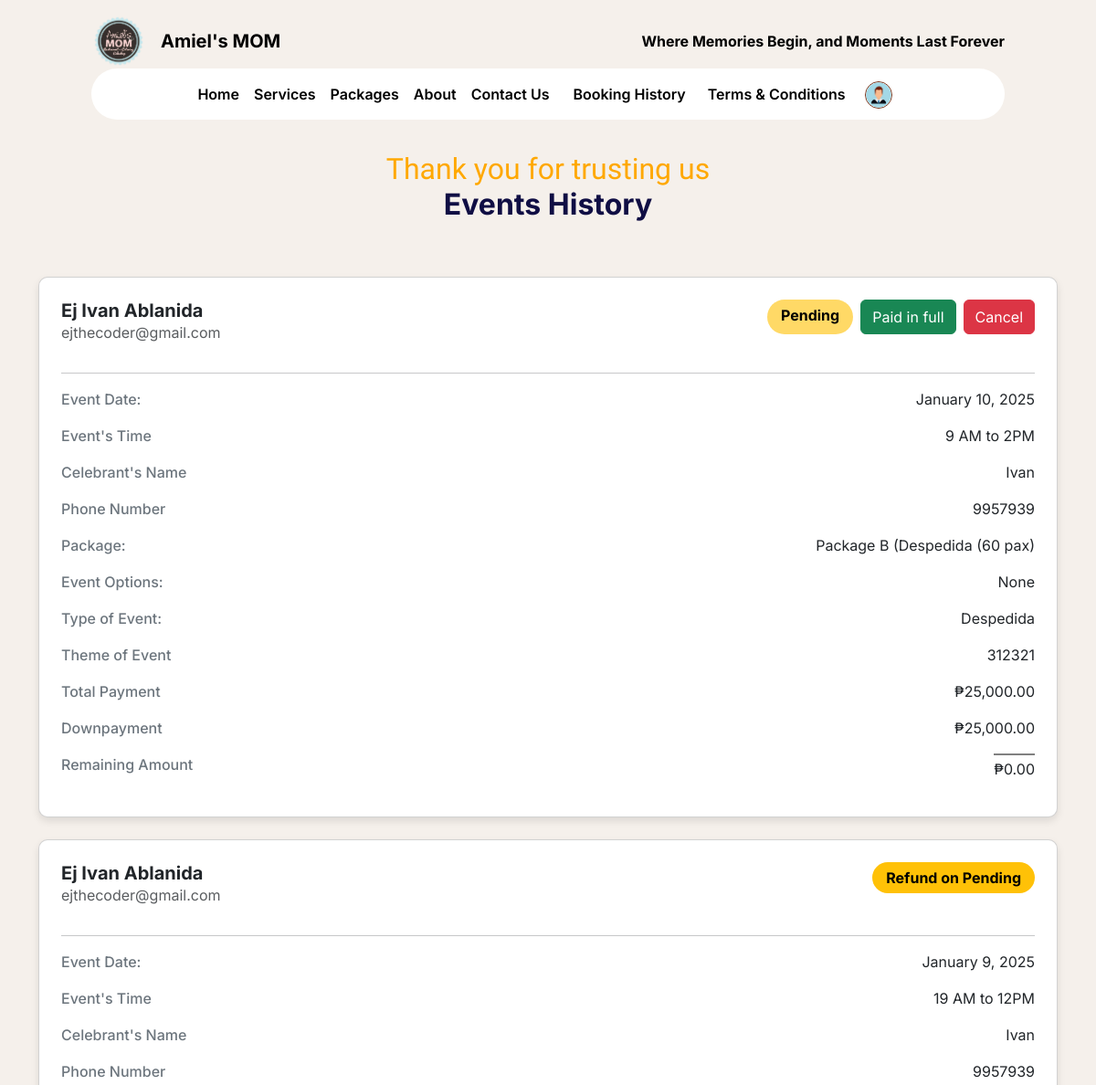
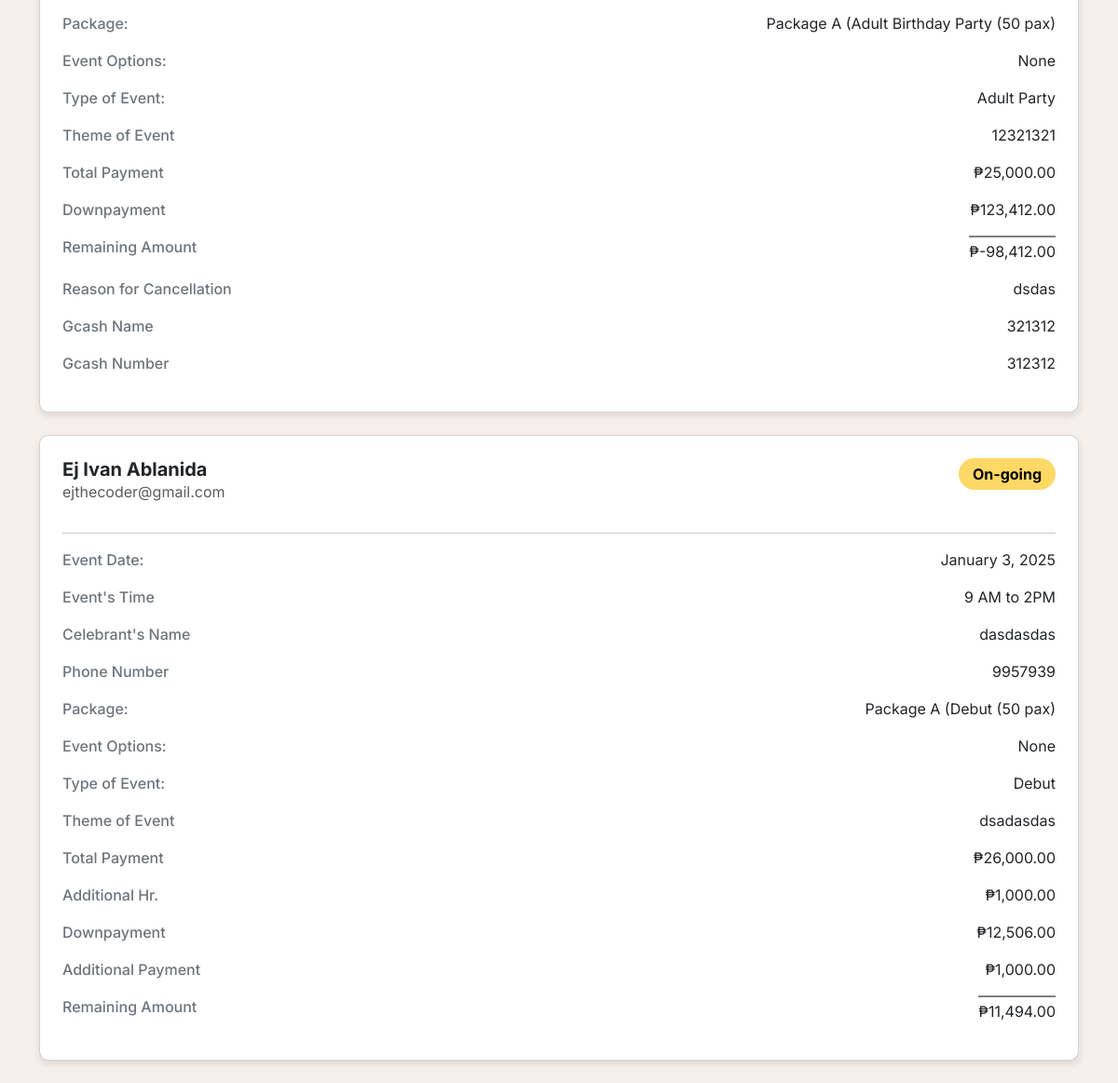
/features/users/web/history.php (signed in), run on the app's committed database (2 pictures, top to bottom).
### tables this page shows
CREATE TABLE `booking` (
  `id` int(11) NOT NULL,
  `status` enum('To-pay','Pending','Waiting','On-going','Finished','Cancel-pending','Cancel','Update-payment','resched') NOT NULL,
  `full_name` varchar(255) NOT NULL,
  `celebrants_name` varchar(255) DEFAULT NULL,
  `email` varchar(255) NOT NULL,
  `phone_number` varchar(15) DEFAULT NULL,
  `events_date` varchar(255) DEFAULT NULL,
  `guest_count` int(11) DEFAULT NULL,
  `event_duration` int(11) DEFAULT NULL,
  `event_starttime` int(11) DEFAULT NULL,
  `event_endtime` int(11) DEFAULT NULL,
  `event_type` varchar(255) DEFAULT NULL,
  `event_package` varchar(255) DEFAULT NULL,
  `event_options` text DEFAULT NULL,
  `cost` decimal(10,2) DEFAULT 0.00,
  `cancel_reason` text DEFAULT NULL,
  `payment_image` varchar(255) DEFAULT NULL,
  `reference_no` varchar(100) DEFAULT NULL,
  `payment_amount` decimal(10,2) NOT NULL,
  `status_paid` tinyint(1) DEFAULT 0,
  `beef_dish` varchar(255) DEFAULT NULL,
  `pork_dish` varchar(255) DEFAULT NULL,
  `chicken_dish` varchar(255) DEFAULT NULL,
  `pasta_dish` varchar(255) DEFAULT NULL,
  `dessert_dish` varchar(255) DEFAULT NULL,
  `fish_dish` varchar(255) DEFAULT NULL,
  `drinks_dish` varchar(255) DEFAULT NULL,
  `created_at` datetime DEFAULT current_timestamp(),
  `gcash_name` varchar(255) NOT NULL,
  `gcash_number` varchar(20) NOT NULL,
  `review_status` int(11) DEFAULT 0,
  `second_payment_amount` decimal(10,2) NOT NULL DEFAULT 0.00,
  `second_reference_no` int(11) DEFAULT NULL,
  `second_payment_image` varchar(255) DEFAULT NULL,
  `add_pax` int(11) NOT NULL DEFAULT 0,
  `corkage_fee` tinyint(1) NOT NULL DEFAULT 0,
  `theme` varchar(255) NOT NULL,
  `refund_status` enum('full-refund','half-refund','no-refund') DEFAULT NULL,
  `refunded_amount` decimal(10,2) DEFAULT 0.00,
  `cancel_time` timestamp NULL DEFAULT NULL,
  `add_extend` int(11) DEFAULT 0,
  `payment_method` varchar(10) DEFAULT NULL,
  `add_payment` decimal(10,2) DEFAULT 0.00
);

### features/users/web/history.php (the view, shortened to what this page needs)
<?php
    require '../../../db.php';
    $email = $_SESSION['email'];
    $sql = "SELECT * FROM booking WHERE email = ? ORDER BY id DESC";
    $stmt = $conn->prepare($sql);
    $stmt->bind_param("s", $email);
    $stmt->execute();
    $result = $stmt->get_result();
    $bookings = [];
    while ($row = $result->fetch_assoc()) {
        $bookings[] = $row;
    }
?>
<!DOCTYPE html>
<html lang="en">
<head>
    <link href="https://cdn.jsdelivr.net/npm/bootstrap@5.3.3/dist/css/bootstrap.min.css" rel="stylesheet">
    <link rel="stylesheet" href="../css/appointment.css">
    <link href="https://cdn.jsdelivr.net/npm/fullcalendar@6.1.8/index.global.min.css" rel="stylesheet">
    <link href="https://cdnjs.cloudflare.com/ajax/libs/font-awesome/6.0.0-beta3/css/all.min.css" rel="stylesheet">
</head>
<body>
<div class="navbar-container">
        <div class="col-10 col-md-10">
        <div class="d-flex justify-content-between">
                        <div class="d-flex gap-3">
                            <img src="../../../assets/logo.png" alt="Logo" style="width: 60px; height: 60px;">
                            <h5 class="text-black d-flex align-items-center fw-bold mb-0">Amiel's MOM</h5>
                        </div>
                        <div class="d-flex align-items-center">
                        <p class="mb-0 text-black fw-bold w-100 d-flex">Where Memories Begin, and Moments Last Forever</p>
                        </div>
                    </div>
                <nav class="navbar navbar-expand-lg navbar-light">
                    <div class="container">
                        <div class="collapse navbar-collapse justify-content-center align-items-center" id="navbarNav">
                            <ul class="navbar-nav d-flex align-items-center ">
                                <li class="nav-item">
                                    <a class="nav-link" href="../../../index.php">Home</a>
                                </li>
                                <li class="nav-item">
                                    <a class="nav-link" href="../../../index.php#our-services">Services</a>
                                </li>
                                <li class="nav-item">
                                    <a class="nav-link" href="packages.php">Packages</a>
                                </li>
                                <li class="nav-item">
                                    <a class="nav-link" href="about-us.php">About</a>
                                </li>
                                <li class="nav-item">
                                    <a class="nav-link" href="contact_us.php">Contact Us</a>
                                </li>
                                <div class="d-flex gap-2 navbar-btn">
                                <?php if ($email): ?>
                                <li class="nav-item">
                                    <a class="nav-link" href="history.php">Booking History</a>
                                </li>
                                <li class="nav-item">
                                    <a class="nav-link" href="terms_condition.php">Terms & Conditions</a>
                                </li>
                                <div class="dropdown second-dropdown d-flex align-items-center">
                                <button class="btn" type="button" id="dropdownMenuButton2"
                                        data-bs-toggle="dropdown" aria-expanded="false" style="padding: 0; margin-top: 2px;">
                                    <img src="../../../assets/profile/user.png" alt="Profile Image" class="profile" style="width: 30px; height: 30px; margin-left: 5px; margin-right: 5px;">
                                </button>
                            </div>
                        <?php endif; ?>
                            </div>
                            </ul>
                        </div>
                    </div>
                </nav>
        </div>
    </div>
    <section class="body">
    <p class="calendar-title text-center mb-0">Thank you for trusting us</p>
    <h3 class="text-center calendar-h3">Events History</h3>
    <div class="container">
    <?php if (!empty($bookings)): ?>
    <?php foreach ($bookings as $booking): ?>
        <div class="card p-4 mb-4">
            <div class="d-flex justify-content-between align-items-start mb-3">
                <div>
                    <h5 class="card-title mb-0"><?php echo htmlspecialchars($booking['full_name']); ?></h5>
                    <p class="card-text text-muted"><?php echo htmlspecialchars($booking['email']); ?></p>
                </div>
                <div class="d-flex gap-2">
                    <span class="status-badge <?php echo strtolower($booking['status']) === 'cancel' ? 'bg-danger text-white' : (strtolower($booking['status']) === 'cancel-pending' ? 'bg-warning text-black text-bold' : ''); ?>">
                        <?php echo strtolower($booking['status']) === 'cancel' ? 'Cancelled' : (strtolower($booking['status']) === 'cancel-pending' ? 'Refund on Pending' : htmlspecialchars($booking['status'])); ?>
                    </span>
                    <?php if ($booking['status'] === 'Pending' || $booking['status'] === 'Waiting'): ?>
                        <?php
                        $cost = $booking['cost'];
                        $min_payment = $cost * 0.5;
                        $payment_amount = $booking['payment_amount'];
                        ?>
                         <?php if ($payment_amount < $min_payment): ?>
                            <span class="btn btn-success">Paid half</span>
                        <?php elseif ($payment_amount == $cost): ?>
                            <span class="btn btn-success">Paid in full</span>
                        <?php else: ?>
                            <button type="button" class="btn btn-primary" data-bs-toggle="modal" data-bs-target="#payInFullModal-<?php echo $booking['id']; ?>">
                                Pay in full
                            </button>
                        <?php endif; ?>
                         <button type="button" class="btn btn-danger" data-bs-toggle="modal" data-bs-target="#cancelModal-<?php echo $booking['id']; ?>">
                                Cancel
                            </button>
                    <?php endif; ?>
                </div>
            </div>
            <hr>
            <div class="card-body p-0">
                <div class="d-flex justify-content-between">
                        <p class="mb-1"><span class="info-label">Event Date:</span></p>
                        <p><?php echo (new DateTime($booking['events_date']))->format('F j, Y'); ?></p>
                    </div>
                <div class="d-flex justify-content-between">
                    <p class="mb-1"><span class="info-label">Event's Time</span></p>
                    <p><?php echo htmlspecialchars($booking['event_starttime']); ?> AM to <?php echo htmlspecialchars($booking['event_endtime']); ?>PM</p>
                </div>
                <div class="d-flex justify-content-between">
                    <p class="mb-1"><span class="info-label">Celebrant's Name</span></p>
                    <p><?php echo htmlspecialchars($booking['celebrants_name']); ?></p>
                </div>
                <div class="d-flex justify-content-between">
                    <p class="mb-1"><span class="info-label">Phone Number</span></p>
                    <p><?php echo htmlspecialchars($booking['phone_number']); ?></p>
                </div>
                <div class="d-flex justify-content-between">
                    <p class="mb-1"><span class="info-label">Package:</span></p>
                    <p><?php echo htmlspecialchars($booking['event_package']); ?></p>
                </div>
                <div class="d-flex justify-content-between">
                    <p class="mb-1"><span class="info-label">Event Options:</span></p>
                    <p><?php echo htmlspecialchars($booking['event_options']); ?></p>
                </div>
                <div class="d-flex justify-content-between">
                    <p class="mb-1"><span class="info-label">Type of Event:</span></p>
                    <p><?php echo htmlspecialchars($booking['event_type']); ?></p>
                </div>
                <div class="d-flex justify-content-between">
                    <p class="mb-1"><span class="info-label">Theme of Event</span></p>
                    <p><?php echo htmlspecialchars($booking['theme']); ?></p>
                </div>
                <div class="d-flex justify-content-between">
                    <p class="mb-1"><span class="info-label">Total Payment</span></p>
                    <p>₱<?php echo number_format(htmlspecialchars($booking['cost'] + ($booking['add_pax'] * 400) + ($booking['corkage_fee'] == 1 ? 500 : 0) + ($booking['add_extend'] * 1000)), 2); ?></p>
                </div>
                <?php if ($booking['add_extend'] != 0): ?>
                    <div class="d-flex justify-content-between">
                        <p class="mb-1"><span class="info-label">Additional Hr.</span></p>
                        <p>₱<?php echo number_format(htmlspecialchars($booking['add_extend'] * 1000), 2); ?></p>
                    </div>
                <?php endif; ?>
                <?php if (!empty($booking['payment_amount']) && !empty($booking['reference_no'])): ?>
                    <div class="d-flex justify-content-between">
                        <p class="mb-1"><span class="info-label">Downpayment</span></p>
                        <p>₱<?php echo number_format($booking['payment_amount'], 2); ?></p>
                    </div>
                    <?php if ($booking['add_payment'] != 0): ?>
                        <div class="d-flex justify-content-between">
                            <p class="mb-1"><span class="info-label">Additional Payment</span></p>
                            <p>₱<?php echo number_format(htmlspecialchars($booking['add_payment']), 2); ?></p>
                        </div>
                    <?php endif; ?>
                    <div class="d-flex justify-content-between">
                        <p class="mb-1"><span class="info-label">Remaining Amount</span></p>
                        <p class="remaining">₱<?php echo number_format($booking['cost'] - $booking['payment_amount'] - $booking['add_payment'], 2); ?></p>
                    </div>
                <?php endif; ?>
                <?php if (strtolower($booking['status']) === 'cancel' || strtolower($booking['status']) === 'cancel-pending'): ?>
                    <div class="d-flex justify-content-between">
                        <p class="mb-1"><span class="info-label">Reason for Cancellation</span></p>
                        <p><?php echo htmlspecialchars($booking['cancel_reason']); ?></p>
                    </div>
                    <?php if (strtolower($booking['status']) === 'cancel' || strtolower($booking['status']) === 'cancel-pending'): ?>
                        <div class="d-flex justify-content-between">
                            <p class="mb-1"><span class="info-label">Gcash Name</span></p>
                            <p><?php echo htmlspecialchars($booking['gcash_name']); ?></p>
                        </div>
                        <div class="d-flex justify-content-between">
                            <p class="mb-1"><span class="info-label">Gcash Number</span></p>
                            <p><?php echo htmlspecialchars($booking['gcash_number']); ?></p>
                        </div>
                    <?php endif; ?>
                <?php endif; ?>
            </div>
        </div>
    <?php endforeach; ?>
<?php else: ?>
    <p>No bookings found.</p>
<?php endif; ?>
</div>
</section>
</html>

### features/users/css/appointment.css (style rules this page uses)
* { font-family: "Inter", sans-serif; font-optical-sizing: auto; font-style: normal; }
:root { --button-color: #FFA800; --background-color: #F5F0EB; --blue-color: #100E44; }
body { background-color: var(--background-color); }
.navbar-btn { margin: 10px; }
.navbar-container { width: 100%; height: auto; padding: 15px 0 10px 0; display: flex; justify-content: center; margin: auto; }
.navbar { background-color: #fff; border-radius: 50px; margin: auto; padding: 0; border: none; }
.navbar .profile { width: 50px; height: 50px; border-radius: 50%; border: 1px solid #7A3015; }
.navbar a { color: #000; font-weight: 14px; line-height: 20px; font-weight: 600; }
.dropdown button { border: none !important; background-color: transparent !important; }
.calendar-title { font-family: "Italianno", cursive; font-weight: 400; font-size: 32px; color: var(--button-color); margin-top: 2%; text-align: center; line-height: 40px; }
.calendar-h3 { font-family: "Inter", sans-serif; font-weight: 700; font-size: 32px; margin-bottom: 5%; color: #100E44; line-height: 38px; }
.card { width: 100%; border-radius: 10px; box-shadow: 0 4px 8px rgba(0, 0, 0, 0.1); }
.card-title { font-weight: bold; }
.status-badge { background-color: #FFD966; color: #000; font-weight: bold; border-radius: 20px; padding: 5px 15px; }
.card-text { margin: 0; }
.info-label { color: #6c757d; font-weight: 500; }
.remaining { border-top: 2px solid #808080 !important; padding-top: 3px; }

### data on the page
booking: full_name "Ej Ivan Ablanida", email "ejthecoder@gmail.com", status "Pending", shows "Paid in full", events_date "January 10, 2025", event_starttime "9", event_endtime "2", celebrants_name "Ivan", phone_number "9957939", event_package "Package B (Despedida (60 pax)", event_options "None", event_type "Despedida", theme "312321", cost+add_pax+corkage_fee "25,000.00", payment_amount "25,000.00", add_payment "0.00"
booking: full_name "Ej Ivan Ablanida", email "ejthecoder@gmail.com", status "Refund on Pending", events_date "January 9, 2025", event_starttime "19", event_endtime "12", celebrants_name "Ivan", phone_number "9957939", event_package "Package A (Adult Birthday Party (50 pax)", event_options "None", event_type "Adult Party", theme "12321321", cost+add_pax+corkage_fee "25,000.00", payment_amount "123,412.00", $booking['cost'] - $booking['payment_amount'] - $booking['add_payment'] "-98,412.00", cancel_reason "dsdas", gcash_name "321312", gcash_number "312312"
booking: full_name "Ej Ivan Ablanida", email "ejthecoder@gmail.com", status "On-going", events_date "January 3, 2025", event_starttime "9", event_endtime "2", celebrants_name "dasdasdas", phone_number "9957939", event_package "Package A (Debut (50 pax)", event_options "None", event_type "Debut", theme "dsadasdas", cost+add_pax+corkage_fee "26,000.00", $booking['add_extend']*1000 "1,000.00", payment_amount "12,506.00", add_payment "1,000.00", $booking['cost'] - $booking['payment_amount'] - $booking['add_payment'] "11,494.00"
